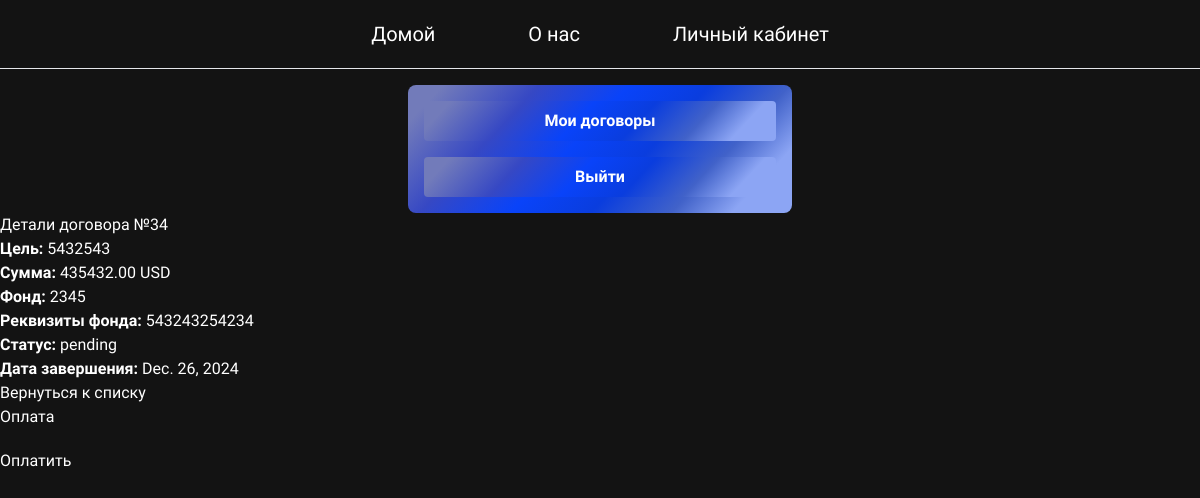
/contracts/34/ (signed in), run on the app's committed database.
### contracts/models.py (models this page shows, shortened)
class Contract(models.Model):
    STATUS_CHOICES = [
        ('pending', 'Pending'),      # Ожидает выполнения
        ('completed', 'Completed'), # Выполнен
        ('failed', 'Failed')        # Нарушен
    ]
    user = models.ForeignKey(settings.AUTH_USER_MODEL, on_delete=models.CASCADE, related_name='contracts')
    amount = models.DecimalField(max_digits=10, decimal_places=2,  verbose_name="Сумма")  # Сумма договора
    charity_name = models.CharField(max_length=255, verbose_name="Название Фонда")               # Название фонда
    charity_account = models.CharField(max_length=255,  verbose_name="Реквизиты Фонда")            # Реквизиты фонда
    due_date = models.DateField( verbose_name="Дата завершения")                                 # Дата завершения
    status = models.CharField(max_length=20, choices=STATUS_CHOICES, default='pending',  verbose_name="Статус")
    created_at = models.DateTimeField(auto_now_add=True)          # Дата создания договора
    goal = models.TextField(null=True, blank=True,  verbose_name="Цель")  # Добавлено поле для цели

### contracts/views.py (the view)
# urls.py: path('<int:pk>/', views.ContractDetailView.as_view(), name='contract_detail'),
class ContractDetailView(LoginRequiredMixin, DetailView):
    model = Contract
    template_name = 'contracts/contract_detail.html'

### auth/context_processors.py (called while the page is built)
def stripe_public_key(request):
    return {
        'stripe_public_key': settings.STRIPE_PUBLIC_KEY
    }

### contracts/templates/contracts/contract_detail.html (shortened to what this page needs)
{% extends "base.html" %}
{% block content %}
<h2>Детали договора №{{ object.id }}</h2>
<p><strong>Цель:</strong> {{ object.goal }}</p>
<p><strong>Сумма:</strong> {{ object.amount }} USD</p>
<p><strong>Фонд:</strong> {{ object.charity_name }}</p>
<p><strong>Реквизиты фонда:</strong> {{ object.charity_account }}</p>
<p><strong>Статус:</strong>
    <span id="contract-status">{{ object.status }}</span>
</p>
<p><strong>Дата завершения:</strong> {{ object.due_date }}</p>
<a href="{% url 'contract_list' %}">Вернуться к списку</a>
{% if object.status == 'pending' %}
<h3>Оплата</h3>
<button id="pay-button" style="margin-top: 10px;">Оплатить</button>
<script src="https://cdn.tailwindcss.com"></script>
{% endif %}
{% endblock %}

### static/css/styleIndex.css (style rules this page uses)
* { font-family: "Unbounded", sans-serif; margin: 0; padding: 0; box-sizing: border-box; }

### data on the page
Contract: id "34", goal "5432543", amount "435432.00", charity_name "2345", charity_account "543243254234", status "pending", due_date "Dec. 26, 2024"
